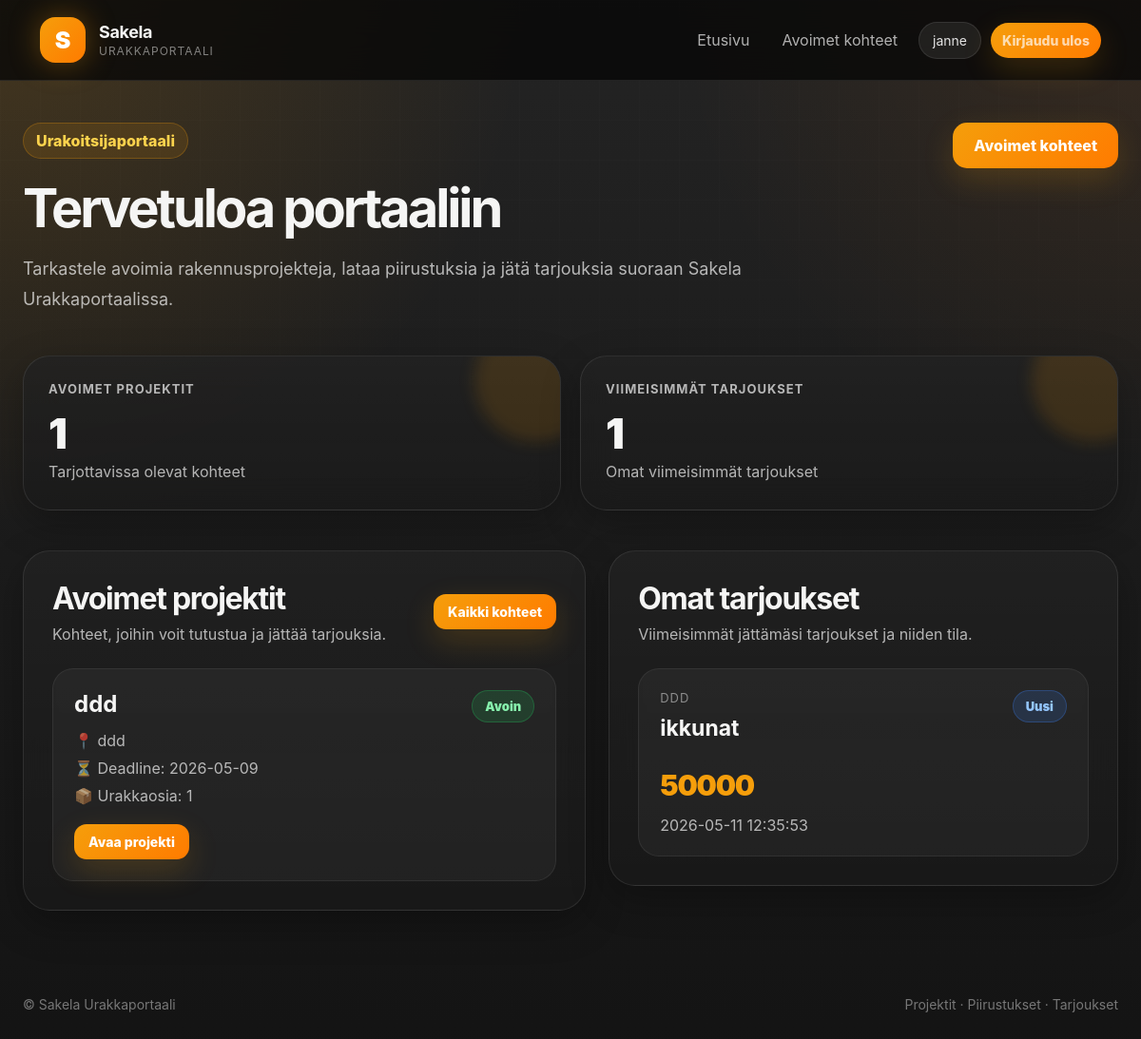
The page /contractor (signed in) on the database its author committed.
### tables this page shows
CREATE TABLE users (
            id INTEGER PRIMARY KEY AUTOINCREMENT,
            name TEXT NOT NULL,
            email TEXT NOT NULL UNIQUE,
            password_hash TEXT NOT NULL,
            role TEXT NOT NULL DEFAULT 'contractor',
            contractor_status TEXT NOT NULL DEFAULT 'pending',
            company_name TEXT,
            phone TEXT,
            created_at TEXT NOT NULL
        );

CREATE TABLE projects (
            id INTEGER PRIMARY KEY AUTOINCREMENT,
            title TEXT NOT NULL,
            location TEXT,
            description TEXT,
            deadline TEXT,
            status TEXT NOT NULL DEFAULT 'open',
            created_at TEXT NOT NULL
        );

CREATE TABLE bids (
            id INTEGER PRIMARY KEY AUTOINCREMENT,
            section_id INTEGER NOT NULL,
            contractor_id INTEGER NOT NULL,
            price TEXT,
            message TEXT,
            status TEXT NOT NULL DEFAULT 'submitted',
            created_at TEXT NOT NULL, attachment_original_filename TEXT, attachment_stored_filename TEXT,
            FOREIGN KEY (section_id) REFERENCES project_sections(id) ON DELETE CASCADE,
            FOREIGN KEY (contractor_id) REFERENCES users(id) ON DELETE CASCADE
        );

CREATE TABLE project_sections (
            id INTEGER PRIMARY KEY AUTOINCREMENT,
            project_id INTEGER NOT NULL,
            title TEXT NOT NULL,
            description TEXT,
            trade_category TEXT,
            deadline TEXT,
            status TEXT NOT NULL DEFAULT 'open',
            created_at TEXT NOT NULL, Littera TEXT,
            FOREIGN KEY (project_id) REFERENCES projects(id) ON DELETE CASCADE
        );

### app.py (the view)
@app.route("/contractor")
@login_required
@approved_contractor_required
def contractor_dashboard():
    conn = get_db()
    projects = conn.execute("""
        SELECT
            p.*,
            COUNT(DISTINCT ps.id) AS section_count,
            COUNT(DISTINCT b.id) AS bid_count,
            MAX(b.created_at) AS latest_bid_at
        FROM projects p
        LEFT JOIN project_sections ps ON ps.project_id = p.id
        LEFT JOIN bids b ON b.section_id = ps.id
        WHERE p.status = 'open'
        GROUP BY p.id
        ORDER BY p.created_at DESC
        LIMIT 5
    """).fetchall()
    my_bids = conn.execute("""
        SELECT
            b.*,
            ps.title AS section_title,
            p.title AS project_title
        FROM bids b
        JOIN project_sections ps ON ps.id = b.section_id
        JOIN projects p ON p.id = ps.project_id
        WHERE b.contractor_id = ?
        ORDER BY b.created_at DESC
        LIMIT 5
    """, (session["user_id"],)).fetchall()
    conn.close()
    return render_template(
        "contractor_dashboard.html",
        projects=projects,
        my_bids=my_bids,
    )

### app.py (called while the page is built)
def get_db():
    conn = sqlite3.connect(DATABASE)
    conn.row_factory = sqlite3.Row
    return conn

def current_user():
    if "user_id" not in session:
        return None
    conn = get_db()
    user = conn.execute(
        "SELECT * FROM users WHERE id = ?",
        (session["user_id"],)
    ).fetchone()
    conn.close()
    return user

def login_required(view_func):
    @wraps(view_func)
    def wrapper(*args, **kwargs):
        if "user_id" not in session:
            flash("Kirjaudu ensin sisään.", "warning")
            return redirect(url_for("login"))
        return view_func(*args, **kwargs)
    return wrapper

def approved_contractor_required(view_func):
    @wraps(view_func)
    def wrapper(*args, **kwargs):
        user = current_user()
        if not user:
            flash("Kirjaudu ensin sisään.", "warning")
            return redirect(url_for("login"))
        if user["role"] == "admin":
            return view_func(*args, **kwargs)
        if user["role"] == "contractor" and user["contractor_status"] == "approved":
            return view_func(*args, **kwargs)
        flash("Tilisi odottaa vielä hyväksyntää.", "warning")
        return redirect(url_for("pending"))
    return wrapper

@app.context_processor
def inject_user():
    return {"current_user": current_user()}

### templates/contractor_dashboard.html (shortened to what this page needs)
{% extends "base.html" %}
{% block content %}
<div
    style="
        display:flex;
        justify-content:space-between;
        align-items:flex-start;
        gap:24px;
        flex-wrap:wrap;
        margin-bottom:42px;
    "
>
    <div>
        <div
            style="
                display:inline-flex;
                padding:8px 13px;
                border-radius:999px;
                background:rgba(245,158,11,0.12);
                border:1px solid rgba(245,158,11,0.25);
                color:#fcd34d;
                font-weight:800;
                margin-bottom:18px;
            "
        >
            Urakoitsijaportaali
        </div>
        <h1 style="font-size:56px; letter-spacing:-0.055em; margin-bottom:14px;">
            Tervetuloa portaaliin
        </h1>
        <p class="muted" style="font-size:18px; line-height:1.8; max-width:860px;">
            Tarkastele avoimia rakennusprojekteja, lataa piirustuksia
            ja jätä tarjouksia suoraan Sakela Urakkaportaalissa.
        </p>
    </div>
    <a href="{{ url_for('contractor_projects') }}" class="btn">
        Avoimet kohteet
    </a>
</div>
<div class="stats-grid">
    <div class="stat-card">
        <h3>Avoimet projektit</h3>
        <p>{{ projects|length }}</p>
        <div class="muted" style="line-height:1.7;">
            Tarjottavissa olevat kohteet
        </div>
    </div>
    <div class="stat-card">
        <h3>Viimeisimmät tarjoukset</h3>
        <p>{{ my_bids|length }}</p>
        <div class="muted" style="line-height:1.7;">
            Omat viimeisimmät tarjoukset
        </div>
    </div>
</div>
<div
    style="
        display:grid;
        grid-template-columns:1.05fr 0.95fr;
        gap:24px;
        align-items:start;
    "
>
    <div class="card">
        <div
            style="
                display:flex;
                justify-content:space-between;
                gap:18px;
                align-items:center;
                flex-wrap:wrap;
                margin-bottom:26px;
            "
        >
            <div>
                <h2 style="font-size:32px; letter-spacing:-0.04em; margin-bottom:8px;">
                    Avoimet projektit
                </h2>
                <p class="muted">
                    Kohteet, joihin voit tutustua ja jättää tarjouksia.
                </p>
            </div>
            <a href="{{ url_for('contractor_projects') }}" class="btn btn-small">
                Kaikki kohteet
            </a>
        </div>
        {% if projects %}
            <div class="grid">
                {% for project in projects %}
                    <div
                        style="
                            padding:22px;
                            border-radius:22px;
                            background:rgba(255,255,255,0.04);
                            border:1px solid rgba(255,255,255,0.07);
                        "
                    >
                        <div
                            style="
                                display:flex;
                                justify-content:space-between;
                                gap:18px;
                                align-items:flex-start;
                                flex-wrap:wrap;
                                margin-bottom:16px;
                            "
                        >
                            <div>
                                <h3 style="font-size:24px; margin-bottom:10px;">
                                    {{ project.title }}
                                </h3>
                                <div class="muted" style="line-height:1.8;">
                                    {% if project.location %}
                                        <div>📍 {{ project.location }}</div>
                                    {% endif %}
                                    {% if project.deadline %}
                                        <div>⏳ Deadline: {{ project.deadline }}</div>
                                    {% endif %}
                                    <div>📦 Urakkaosia: {{ project.section_count }}</div>
                                </div>
                            </div>
                            <span class="status-pill status-{{ project.status }}">
                                {% if project.status == "open" %}
                                    Avoin
                                {% else %}
                                    Suljettu
                                {% endif %}
                            </span>
                        </div>
                        <a
                            href="{{ url_for('contractor_project_detail', project_id=project.id) }}"
                            class="btn btn-small"
                        >
                            Avaa projekti
                        </a>
                    </div>
                {% endfor %}
            </div>
        {% else %}
            <div class="empty-state">
                Ei avoimia projekteja tällä hetkellä.
            </div>
        {% endif %}
    </div>
    <div class="card">
        <div
            style="
                display:flex;
                justify-content:space-between;
                gap:18px;
                align-items:center;
                flex-wrap:wrap;
                margin-bottom:26px;
            "
        >
            <div>
                <h2 style="font-size:32px; letter-spacing:-0.04em; margin-bottom:8px;">
                    Omat tarjoukset
                </h2>
                <p class="muted">
                    Viimeisimmät jättämäsi tarjoukset ja niiden tila.
                </p>
            </div>
        </div>
        {% if my_bids %}
            <div class="grid">
                {% for bid in my_bids %}
                    <div
                        style="
                            padding:22px;
                            border-radius:22px;
                            background:rgba(255,255,255,0.04);
                            border:1px solid rgba(255,255,255,0.07);
                        "
                    >
                        <div
                            style="
                                display:flex;
                                justify-content:space-between;
                                gap:16px;
                                flex-wrap:wrap;
                                align-items:flex-start;
                                margin-bottom:16px;
                            "
                        >
                            <div>
                                <div
                                    class="muted-2"
                                    style="
                                        margin-bottom:10px;
                                        font-size:13px;
                                        text-transform:uppercase;
                                        letter-spacing:0.08em;
                                    "
                                >
                                    {{ bid.project_title }}
                                </div>
                                <h3 style="font-size:23px; margin-bottom:12px;">
                                    {{ bid.section_title }}
                                </h3>
                            </div>
                            <span class="status-pill status-{{ bid.status }}">
                                {% if bid.status == "submitted" %}
                                    Uusi
                                {% elif bid.status == "reviewing" %}
                                    Käsittelyssä
                                {% elif bid.status == "accepted" %}
                                    Hyväksytty
                                {% elif bid.status == "rejected" %}
                                    Hylätty
                                {% else %}
                                    {{ bid.status }}
                                {% endif %}
                            </span>
                        </div>
                        <div
                            style="
                                color:#f59e0b;
                                font-size:30px;
                                font-weight:900;
                                letter-spacing:-0.04em;
                                margin-bottom:14px;
                            "
                        >
                            {{ bid.price }}
                        </div>
                        <div class="muted">
                            {{ bid.created_at }}
                        </div>
                    </div>
                {% endfor %}
            </div>
        {% else %}
            <div class="empty-state">
                Et ole vielä jättänyt tarjouksia.
            </div>
        {% endif %}
    </div>
</div>
{% endblock %}

### templates/base.html (shortened to what this page needs)
<!DOCTYPE html>
<html lang="fi">
<head>
    <link rel="stylesheet" href="{{ url_for('static', filename='css/style.css') }}?v=3">
</head>
<body>
<header class="topbar">
    <a href="{{ url_for('index') }}" class="brand">
        <span class="brand-mark">S</span>
        <span>
            <strong>Sakela</strong>
            <small>Urakkaportaali</small>
        </span>
    </a>
    <nav class="nav">
        {% if current_user %}
            {% if current_user.role == "admin" %}
                <a href="{{ url_for('admin_dashboard') }}">Hallinta</a>
                <a href="{{ url_for('admin_projects') }}">Projektit</a>
                <a href="{{ url_for('admin_bids') }}">Tarjoukset</a>
                <a href="{{ url_for('admin_contractors') }}">Urakoitsijat</a>
            {% else %}
                <a href="{{ url_for('contractor_dashboard') }}">Etusivu</a>
                <a href="{{ url_for('contractor_projects') }}">Avoimet kohteet</a>
            {% endif %}
            <span class="user-pill">
                {{ current_user.name }}
            </span>
            <a href="{{ url_for('logout') }}" class="btn btn-small">
                Kirjaudu ulos
            </a>
        {% else %}
            <a href="{{ url_for('login') }}">Kirjaudu</a>
            <a href="{{ url_for('register') }}" class="btn btn-small">
                Hae urakoitsijaksi
            </a>
        {% endif %}
    </nav>
</header>
<main class="page">
    {% block content %}{% endblock %}
</main>
<footer
    style="
        max-width:1440px;
        margin:0 auto;
        padding:0 24px 34px;
        color:rgba(255,255,255,0.42);
        font-size:14px;
        display:flex;
        justify-content:space-between;
        gap:18px;
        flex-wrap:wrap;
    "
>
    <div>
        © Sakela Urakkaportaali
    </div>
    <div>
        Projektit · Piirustukset · Tarjoukset
    </div>
</footer>
</body>
</html>

### rows shown on the page
users: name "janne"
projects: title "ddd", location "ddd", deadline "2026-05-09", section_count "1", status "Avoin"
bids: project_title "DDD", section_title "ikkunat", status "Uusi", price "50000", created_at "2026-05-11 12:35:53"

### other values the page prints
{{ projects|length }} "1"
{{ my_bids|length }} "1"
